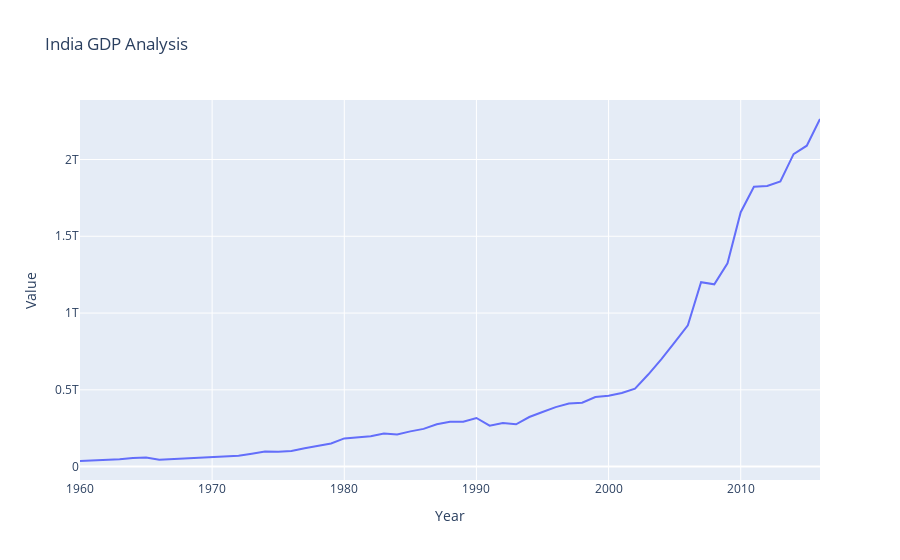

Notebook cell for this chart:
### Code cell
df_pr = df[df['Country Name'] == 'India']
fig = px.line(df_pr, x = 'Year', y = 'Value', title = 'India GDP Analysis')
fig
